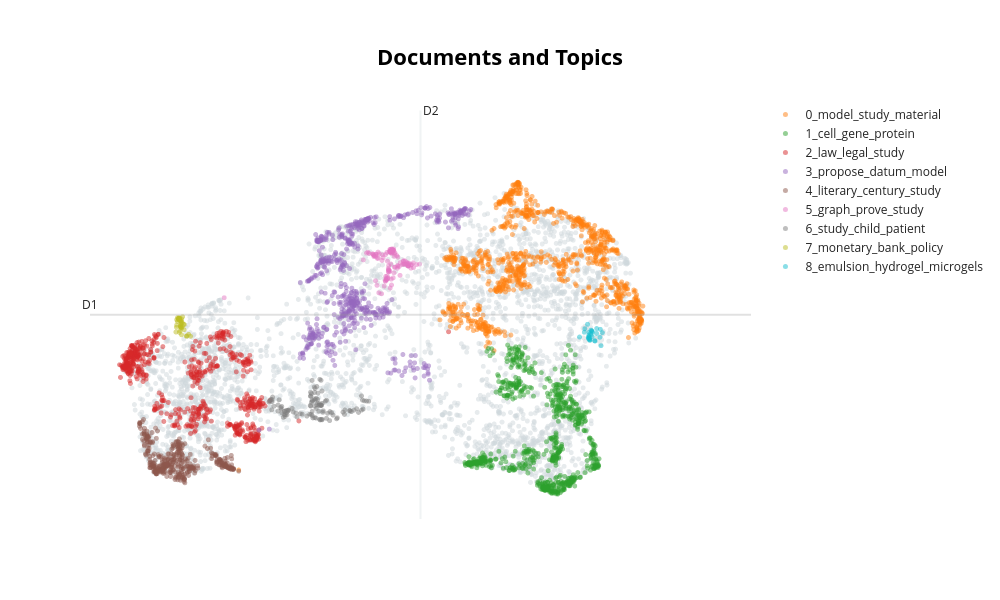

Notebook source saved alongside this figure:
### Markdown cell above
# Version finale

### Code cell
from simplemma import lemmatize
from string import punctuation

class CustomLemmatizer:
    """An object to apply the lemmatize function."""

    def __init__(self, language, stop_words) -> None:
        self.__language = (language,)
        self.__stop_words = stop_words

    def __call__(self, doc: str) -> list[str]:
        """ """
        doc = doc.lower()
        doc = "".join([c for c in doc if c not in punctuation])
        out = []
        for word in doc.split(" "):
            if (word not in self.__stop_words) and (len(word) > 0):
                try:
                    lemma = lemmatize(word, lang=self.__language)
                except Exception as e:
                    # if lemmatization failed, skip it and use the word instead
                    lemma = word
                    print(f"BERTopic - Lemmatization failed (word: {word}) - Error : {e}")
                if lemma not in self.__stop_words:
                    out += [lemma]
        return out
    
from datasets import load_from_disk
import numpy as np
from sklearn.feature_extraction.text import CountVectorizer
from stopwordsiso import stopwords
from umap import UMAP
from hdbscan import HDBSCAN
from bertopic import BERTopic
RANDOM_SEED = 2306406
np.random.seed(RANDOM_SEED)

language = "english" # or "french"
language_short = language[:2] # "en" or "fr"
ds = load_from_disk(f"./embeddings/gte-multilingual-base-en-SBERT")
docs = np.array(ds[f"resumes.en"]) # 6500 rows
embeddings = np.array(ds["embedding"])			 # Shape : 6500 x 768

vectorizer_model = CountVectorizer(
    tokenizer=CustomLemmatizer(language_short, list(stopwords(language_short)))
)

hdbscan_model = HDBSCAN(
    min_cluster_size=30, 
    min_samples=10,
    prediction_data=True
)

umap_model = UMAP(
    n_neighbors = 50,
    metric = "cosine",
    n_components = 8,
    min_dist=0.0,
    low_memory = False,
    random_state=RANDOM_SEED   
)

topic_model = BERTopic(
	language = language,
	vectorizer_model = vectorizer_model,
    umap_model= umap_model,
    hdbscan_model=hdbscan_model
)
topics, probabilities = topic_model.fit_transform(
    documents=docs, 
    embeddings=embeddings
)

umap_model_for_vis = UMAP(
    n_components = 2,
    
    n_neighbors = 50,
    metric = "cosine",
    min_dist=0.0,
    low_memory = False,
    random_state=RANDOM_SEED   
)

reduced_embeddings = umap_model_for_vis.fit_transform(embeddings)

topic_model.reduce_topics(docs=docs, nr_topics=10)

topic_model.visualize_documents(
    docs = docs,
    # topics = reduced_topics, 
    reduced_embeddings = reduced_embeddings,
    hide_annotations = True, 
    hide_document_hover = True,
    height = 600, 
    width = 1000
)

### Figure 1 — Plotly figure (JSON) as saved in the notebook; plotly's stock layout.template omitted (floating-point values rounded to 4 significant figures; data arrays with more than 128 entries replaced by an {"elided": "..."} marker saying what was removed)
{"data": [{"hoverinfo": "text", "marker": {"color": "#CFD8DC", "opacity": 0.5, "size": 5}, "mode": "markers+text", "name": "other", "showlegend": false, "type": "scattergl", "x": {"elided": "2975 float values"}, "y": {"elided": "2975 float values"}}, {"hoverinfo": "text", "marker": {"opacity": 0.5, "size": 5}, "mode": "markers+text", "name": "0_model_study_material", "text": {"elided": "954 str values"}, "textfont": {"size": 12}, "type": "scattergl", "x": {"elided": "954 float values"}, "y": {"elided": "954 float values"}}, {"hoverinfo": "text", "marker": {"opacity": 0.5, "size": 5}, "mode": "markers+text", "name": "1_cell_gene_protein", "text": {"elided": "756 str values"}, "textfont": {"size": 12}, "type": "scattergl", "x": {"elided": "756 float values"}, "y": {"elided": "756 float values"}}, {"hoverinfo": "text", "marker": {"opacity": 0.5, "size": 5}, "mode": "markers+text", "name": "2_law_legal_study", "text": {"elided": "596 str values"}, "textfont": {"size": 12}, "type": "scattergl", "x": {"elided": "596 float values"}, "y": {"elided": "596 float values"}}, {"hoverinfo": "text", "marker": {"opacity": 0.5, "size": 5}, "mode": "markers+text", "name": "3_propose_datum_model", "text": {"elided": "569 str values"}, "textfont": {"size": 12}, "type": "scattergl", "x": {"elided": "569 float values"}, "y": {"elided": "569 float values"}}, {"hoverinfo": "text", "marker": {"opacity": 0.5, "size": 5}, "mode": "markers+text", "name": "4_literary_century_study", "text": {"elided": "354 str values"}, "textfont": {"size": 12}, "type": "scattergl", "x": {"elided": "354 float values"}, "y": {"elided": "354 float values"}}, {"hoverinfo": "text", "marker": {"opacity": 0.5, "size": 5}, "mode": "markers+text", "name": "5_graph_prove_study", "text": ["", "", "", "", "", "", "", "", "", "", "", "", "", "", "", "", "", "", "", "", "", "", "", "", "", "", "", "", "", "", "", "", "", "", "", "", "", "", "", "", "", "", "", "", "", "", "", "", "", "", "", "", "", "", "", "", "", "", "", "", "", "", "", "", "", "", "", "", "", "", "", "", "", "", "", "", "", "", "", "", "", "", "", "", "", "", "", "", "", "", "", "", "", "", "", "", "", "", "", "", "", "", "", "", "", "", "", "", "", "", "", "", "", "", "", ""], "textfont": {"size": 12}, "type": "scattergl", "x": [7.785, 7.649, 7.616, 8.046, 7.621, 7.475, 7.591, 7.387, 7.946, 7.865, 7.593, 7.299, 7.815, 7.547, 7.38, 7.527, 7.439, 7.601, 7.572, 7.313, 7.802, 7.287, 7.551, 7.58, 7.56, 7.335, 7.504, 7.608, 7.496, 7.688, 7.295, 7.622, 7.841, 7.189, 7.515, 7.45, 7.695, 7.638, 7.458, 7.849, 7.542, 7.694, 7.599, 7.5, 7.604, 7.511, 7.555, 7.505, 7.433, 7.679, 7.364, 7.314, 7.591, 7.339, 7.395, 7.694, 7.57, 7.597, 7.591, 7.768, 7.345, 7.592, 7.492, 7.644, 7.23, 7.519, 7.868, 7.212, 7.539, 7.735, 7.596, 7.342, 7.812, 7.566, 7.908, 7.62, 7.31, 7.788, 7.523, 7.877, 7.876, 7.567, 7.359, 4.886, 7.634, 7.907, 7.652, 7.731, 7.609, 7.534, 7.597, 7.852, 7.606, 7.546, 7.629, 7.641, 7.999, 7.92, 7.59, 7.844, 7.789, 7.566, 7.948, 7.544, 7.627, 7.6, 7.543, 7.615, 7.578, 7.572, 7.137, 7.497, 7.717, 7.867, 7.57, 7.375], "y": [7.807, 7.978, 7.984, 7.755, 7.486, 7.326, 7.966, 7.194, 7.781, 7.716, 7.346, 7.937, 7.815, 7.724, 7.871, 7.813, 7.827, 8.012, 7.984, 7.922, 7.755, 7.954, 7.603, 7.758, 8.005, 7.429, 7.455, 8.04, 7.42, 7.674, 7.949, 8.031, 7.757, 7.972, 7.448, 7.939, 7.893, 7.906, 7.88, 7.77, 7.607, 7.729, 8.012, 7.514, 7.998, 7.445, 7.633, 7.475, 7.174, 7.922, 7.867, 7.919, 8.027, 7.906, 7.957, 7.713, 8.005, 7.976, 7.999, 7.746, 7.945, 8.004, 7.427, 7.951, 7.963, 7.983, 7.72, 7.986, 7.487, 7.783, 8.031, 7.948, 7.751, 7.615, 7.735, 8.022, 7.902, 7.822, 7.522, 7.753, 7.773, 8.041, 7.34, 7.097, 7.584, 7.676, 7.696, 7.535, 8.012, 7.469, 8.052, 7.722, 8.031, 7.644, 8.051, 7.694, 7.746, 7.745, 7.46, 7.786, 7.758, 7.99, 7.685, 7.636, 8.02, 8.017, 7.671, 8.029, 8.042, 7.287, 7.838, 7.942, 7.708, 7.72, 7.994, 7.99]}, {"hoverinfo": "text", "marker": {"opacity": 0.5, "size": 5}, "mode": "markers+text", "name": "6_study_child_patient", "text": ["", "", "", "", "", "", "", "", "", "", "", "", "", "", "", "", "", "", "", "", "", "", "", "", "", "", "", "", "", "", "", "", "", "", "", "", "", "", "", "", "", "", "", "", "", "", "", "", "", "", "", "", "", "", "", "", "", "", "", "", "", "", "", "", "", "", "", "", "", "", "", "", "", "", "", "", "", "", "", "", "", "", "", "", "", "", "", "", "", "", "", "", "", "", "", "", "", "", "", "", "", "", "", "", "", "", "", "", ""], "textfont": {"size": 12}, "type": "scattergl", "x": [6.31, 5.891, 5.662, 6.452, 7.225, 6.438, 6.541, 6.542, 6.288, 6.919, 5.857, 6.403, 6.717, 6.375, 6.452, 6.278, 6.446, 5.985, 5.858, 5.669, 5.917, 7.06, 6.429, 5.842, 7.152, 6.469, 6.592, 6.375, 6.456, 5.654, 6.27, 6.45, 6.315, 6.468, 6.398, 7.106, 7.029, 5.808, 6.047, 6.28, 6.149, 6.384, 6.309, 6.37, 5.691, 6.56, 5.921, 6.523, 6.358, 6.426, 6.433, 7.124, 6.348, 6.4, 6.308, 6.469, 5.8, 6.308, 7.107, 6.986, 6.283, 6.004, 5.866, 6.344, 5.817, 6.49, 5.661, 6.343, 5.758, 5.872, 7.189, 6.625, 7.135, 6.117, 6.321, 5.892, 6.416, 6.941, 5.901, 5.929, 5.641, 6.704, 6.298, 6.809, 6.287, 6.598, 5.818, 6.462, 5.775, 6.419, 6.349, 6.224, 6.384, 6.471, 5.876, 6.423, 6.358, 6.064, 5.756, 6.296, 6.295, 5.613, 6.35, 6.484, 6.647, 6.917, 5.621, 6.839, 6.831], "y": [4.876, 4.85, 5.106, 4.716, 5.073, 4.708, 4.738, 5.092, 5.172, 4.892, 4.879, 5.231, 4.748, 5.127, 5.481, 4.989, 4.993, 4.933, 4.809, 5.154, 4.897, 4.854, 4.719, 4.758, 5.081, 4.709, 4.694, 4.932, 4.999, 4.904, 4.818, 4.991, 5.074, 5.273, 5.109, 4.898, 4.927, 4.926, 4.838, 5.173, 4.82, 5.361, 4.79, 4.744, 4.974, 4.836, 4.883, 5.076, 5.101, 5.023, 5.502, 5.095, 4.978, 5.036, 5.48, 4.719, 4.949, 5.093, 5.177, 4.898, 5.247, 4.863, 4.873, 5.119, 4.847, 4.885, 5.066, 5.35, 4.998, 4.776, 5.076, 4.849, 4.919, 4.829, 4.747, 4.895, 4.876, 4.871, 4.808, 4.901, 5.104, 4.729, 5.221, 4.858, 4.978, 4.87, 4.969, 4.991, 5.1, 4.993, 5.244, 4.782, 5.007, 5.031, 4.812, 4.996, 5.322, 4.766, 4.88, 5.051, 4.818, 5.06, 4.752, 4.856, 4.802, 4.884, 5.076, 4.901, 4.815]}, {"hoverinfo": "text", "marker": {"opacity": 0.5, "size": 5}, "mode": "markers+text", "name": "7_monetary_bank_policy", "text": ["", "", "", "", "", "", "", "", "", "", "", "", "", "", "", "", "", "", "", "", "", "", "", "", "", "", "", "", "", "", "", "", "", "", "", "", "", "", "", "", "", ""], "textfont": {"size": 12}, "type": "scattergl", "x": [4.113, 4.116, 4.17, 4.145, 4.183, 4.229, 4.16, 4.191, 4.13, 4.198, 4.147, 4.188, 4.341, 4.159, 4.131, 4.117, 4.168, 4.236, 4.104, 4.194, 4.18, 4.146, 4.282, 4.153, 4.165, 4.177, 4.195, 4.273, 4.208, 4.166, 4.159, 4.154, 4.312, 4.19, 4.177, 4.196, 4.207, 4.183, 4.155, 4.24, 4.213, 4.172], "y": [6.52, 6.563, 6.451, 6.683, 6.651, 6.578, 6.419, 6.51, 6.634, 6.68, 6.67, 6.525, 6.343, 6.677, 6.708, 6.666, 6.678, 6.471, 6.427, 6.631, 6.521, 6.694, 6.348, 6.7, 6.683, 6.545, 6.373, 6.346, 6.533, 6.704, 6.676, 6.683, 6.381, 6.604, 6.542, 6.501, 6.607, 6.582, 6.701, 6.573, 6.724, 6.643]}, {"hoverinfo": "text", "marker": {"opacity": 0.5, "size": 5}, "mode": "markers+text", "name": "8_emulsion_hydrogel_microgels", "text": ["", "", "", "", "", "", "", "", "", "", "", "", "", "", "", "", "", "", "", "", "", "", "", "", "", "", "", "", "", ""], "textfont": {"size": 12}, "type": "scattergl", "x": [10.8, 10.98, 10.82, 10.79, 10.77, 10.84, 10.79, 10.71, 10.83, 10.72, 10.8, 10.83, 10.88, 10.78, 10.83, 10.64, 10.79, 10.91, 10.79, 10.81, 10.97, 11.01, 10.84, 10.91, 10.78, 10.97, 10.89, 10.8, 10.78, 10.8], "y": [6.313, 6.159, 6.464, 6.339, 6.578, 6.43, 6.331, 6.422, 6.447, 6.491, 6.266, 6.45, 6.257, 6.314, 6.378, 6.329, 6.291, 6.494, 6.421, 6.397, 6.324, 6.414, 6.337, 6.399, 6.307, 6.479, 6.25, 6.288, 6.37, 6.266]}], "layout": {"annotations": [{"showarrow": false, "text": "D1", "x": 2.714, "y": 6.764, "yshift": 10}, {"showarrow": false, "text": "D2", "x": 8.062, "xshift": 10, "y": 10.76}], "height": 600, "shapes": [{"line": {"color": "#CFD8DC", "width": 2}, "type": "line", "x0": 8.062, "x1": 8.062, "y0": 2.769, "y1": 10.76}, {"line": {"color": "#9E9E9E", "width": 2}, "type": "line", "x0": 2.714, "x1": 13.41, "y0": 6.764, "y1": 6.764}], "title": {"font": {"color": "Black", "size": 22}, "text": "<b>Documents and Topics</b>", "x": 0.5, "xanchor": "center", "yanchor": "top"}, "width": 1000, "xaxis": {"visible": false}, "yaxis": {"visible": false}}}
